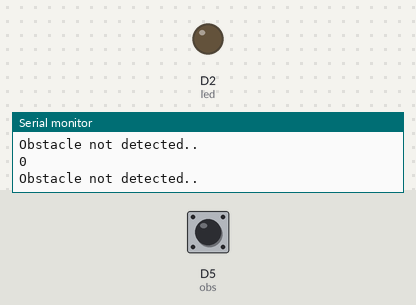
Simulated run of this sketch. Board: ESP8266 (NodeMCU). Parts: output pins drawn as LEDs (lit = HIGH), the last lines printed to the serial monitor. The test bench sets the inputs (shaded band); at power-on: D5 (obs) LOW.

Above: at 1.2 s.
1.3 s: D5 (obs) driven HIGH
At 2.0 s:
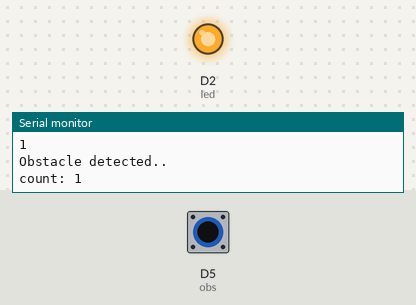
2.8 s: D5 (obs) driven LOW
At 4.7 s:
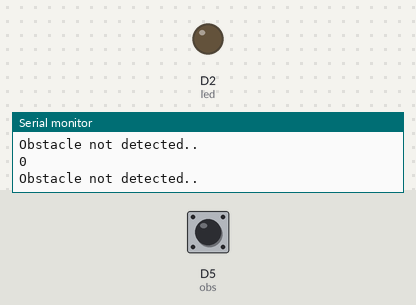
5.8 s: D5 (obs) pulsed HIGH 2 times (0.12 s each, 0.3 s apart)
At 6.8 s:
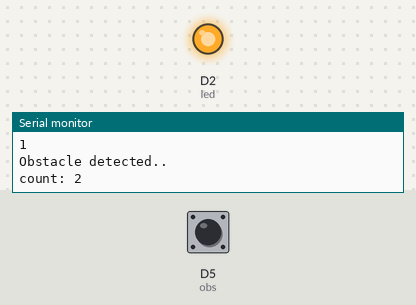
9.4 s: D5 (obs) pulsed HIGH 5 times (0.12 s each, 0.3 s apart)
At 12.3 s:
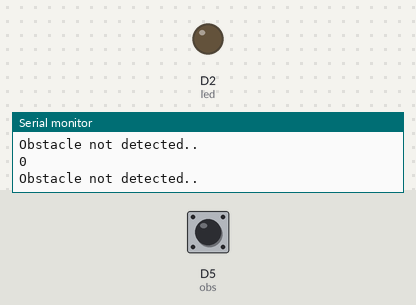
Timing chart, 0 to 13.8 s (numbered marks = the images above; inputs shaded):
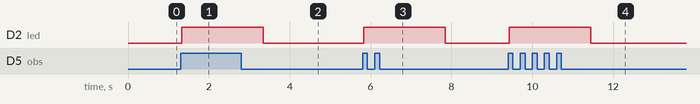

Measured:
- after the input at 1.3 s, D2 (led): LOW → HIGH at once
- after the input at 2.8 s, D2 (led): HIGH → LOW after 0.54 s
- after the input at 5.8 s, D2 (led): LOW → HIGH at once, → LOW 2.0 s later
- after the input at 9.4 s, D2 (led): LOW → HIGH at once, → LOW 2.0 s later

The sketch:

obstacle.ino
```cpp
int obs=D5;
int led=D2;
int count=0;
void setup() {
  // put your setup code here, to run once:
  pinMode(obs,INPUT);
  pinMode(led,OUTPUT);

  Serial.begin(9600);
}

void loop() {
  // put your main code here, to run repeatedly:
  int res=digitalRead(obs);

  Serial.println(res);
  if(res==1){

    Serial.println("Obstacle detected..");
    digitalWrite(led,HIGH);

    Serial.print("count: ");
    count++;
  Serial.println(count);
  delay(2000);

  } else {

    Serial.println("Obstacle not detected..");
    digitalWrite(led,LOW);
  }
}
```
